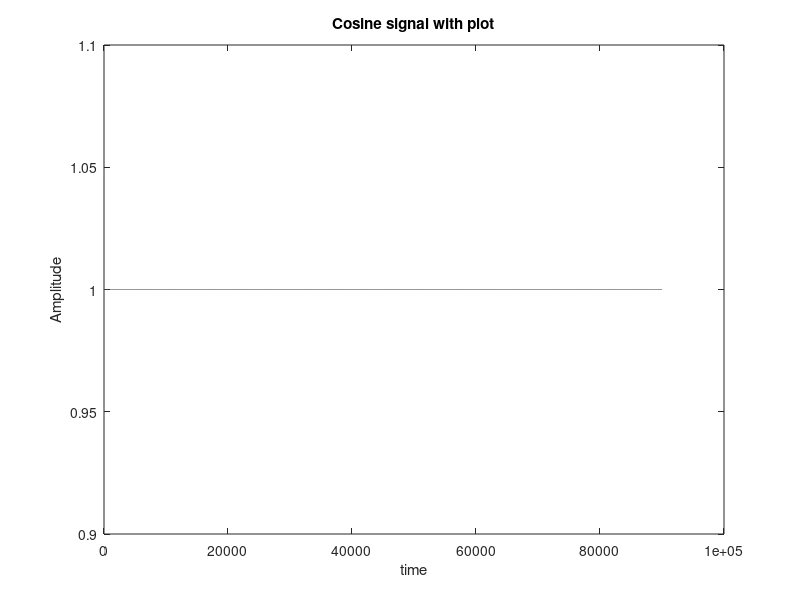
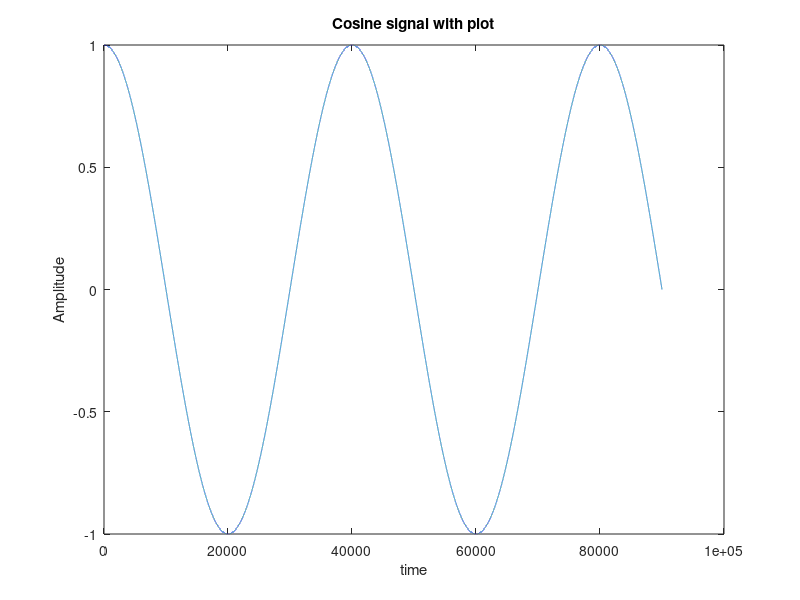
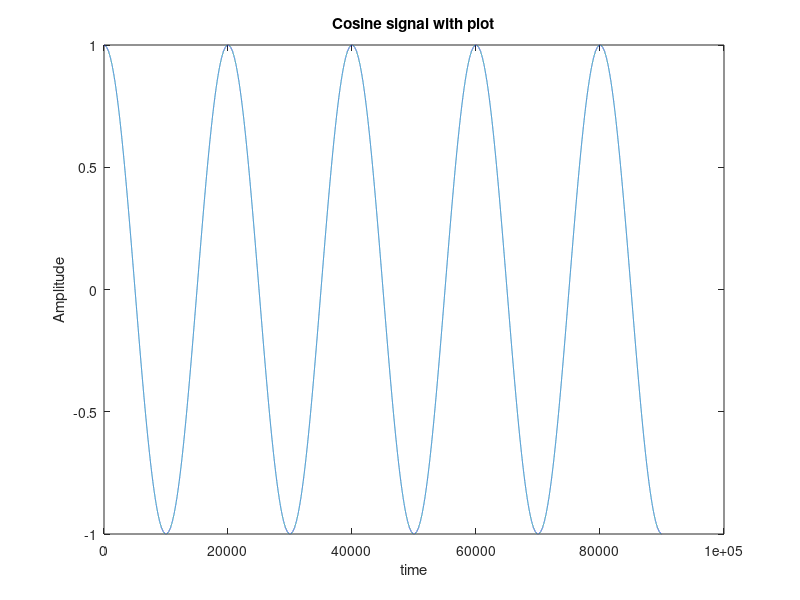
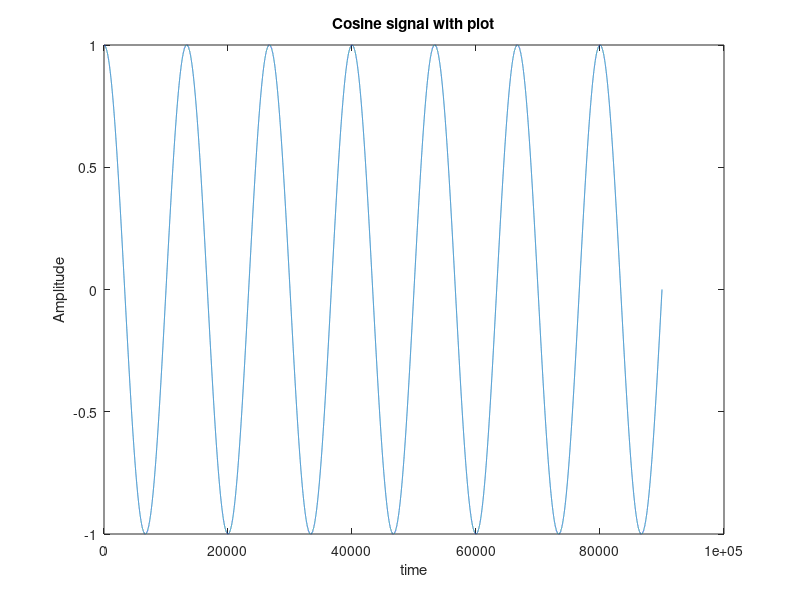

Recreate these plots in MATLAB, in order.
%Question 4
%Constants
%a)
%------------------------------------------------------------------------------------------------------------------
t=0:0.0001:9 ; %Time
b=[0 0.5 1 1.5 2]; %Omega values
%Cos plots for given omega values
for i = 1:1:5
    y1 = cos(b(i)*pi*t);
    figure
    plot(y1)
xlabel("time");
ylabel("Amplitude");
title("Cosine signal with plot");
end
%b)
%-------------------------------------------------------------------------------------------------------------------
t1=0:0.1:9; %Another time function to get meaningfull results from stem funct,on
for i = 1:1:5
    y2 = cos(b(i)*pi*t1);
    figure
    stem(t1,y2)
    xlabel("time");
ylabel("Amplitude");
title("Cosine signal with stem");
end
